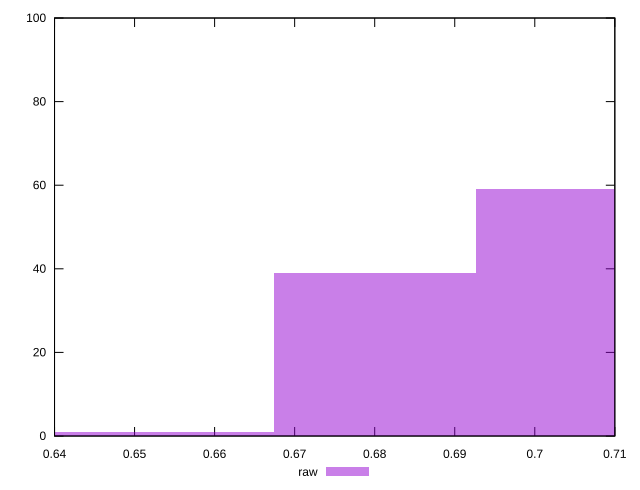

Write gnuplot code to recreate this figure.
reset

$raw <<EOF
0.6800132950040322 39
0.7051989725967741 59
0.6548276174112903 1
0.6296419398185483 1
EOF

set key outside below
set boxwidth 0.025185677592741932
set xrange [0.64:0.71]
set yrange [0:100]
set trange [0:100]
set style fill transparent solid 0.5 noborder
set terminal svg size 640, 490 enhanced background rgb 'white'
set output "report_00018_2021-02-10T15-25-16.877Z/meta/score/samples/pages+cached+noadtech+nomedia/raw/histogram.svg"

plot $raw title "raw" with boxes

reset
